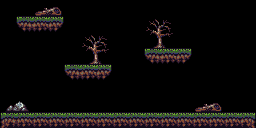

Rendered tile map (Tiled .tmx) drawn with the repository's tilesets; below, a short description and the map source with its tile grids summarised:
An orthogonal 16x8 tile map with 16x16 px tiles, 1 tile layer (Layer0).

<map version="1.0" orientation="orthogonal" width="16" height="8" tilewidth="16" tileheight="16">
 <tileset firstgid="1" name="Forest" tilewidth="16" tileheight="16">
  <image source="assets/tiles/forest.png" width="256" height="256" />
 </tileset>
 <layer name="Layer0" width="16" height="8">
  <data>[128 cells, 39 non-empty, 14 distinct tile ids]</data>
 </layer>
</map>